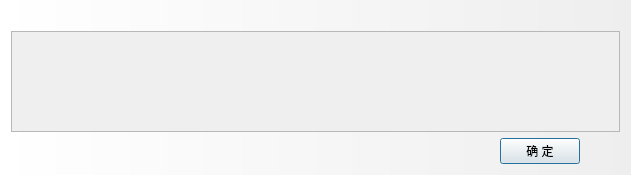
<?xml version="1.0" encoding="UTF-8"?>
<ui version="4.0">
 <class>MnMessageDialog</class>
 <widget class="QDialog" name="MnMessageDialog">
  <property name="geometry">
   <rect>
    <x>0</x>
    <y>0</y>
    <width>631</width>
    <height>175</height>
   </rect>
  </property>
  <property name="windowTitle">
   <string>Dialog</string>
  </property>
  <property name="styleSheet">
   <string notr="true">QDialog#MnMessageDialog{
background:qlineargradient(spread:pad,x1:0,y1:0,x2:1,y2:0,stop:0 #FFFFFF,stop:1 #EEEEEE);
}</string>
  </property>
  <layout class="QVBoxLayout" name="verticalLayout">
   <item>
    <spacer name="horizontalSpacer">
     <property name="orientation">
      <enum>Qt::Horizontal</enum>
     </property>
     <property name="sizeHint" stdset="0">
      <size>
       <width>40</width>
       <height>20</height>
      </size>
     </property>
    </spacer>
   </item>
   <item>
    <widget class="QTextEdit" name="textEdit">
     <property name="enabled">
      <bool>false</bool>
     </property>
    </widget>
   </item>
   <item>
    <layout class="QHBoxLayout" name="horizontalLayout">
     <item>
      <spacer name="horizontalSpacer_2">
       <property name="orientation">
        <enum>Qt::Horizontal</enum>
       </property>
       <property name="sizeHint" stdset="0">
        <size>
         <width>40</width>
         <height>20</height>
        </size>
       </property>
      </spacer>
     </item>
     <item>
      <widget class="QPushButton" name="pushButton">
       <property name="text">
        <string> 确 定 </string>
       </property>
      </widget>
     </item>
     <item>
      <spacer name="horizontalSpacer_3">
       <property name="orientation">
        <enum>Qt::Horizontal</enum>
       </property>
       <property name="sizeType">
        <enum>QSizePolicy::Fixed</enum>
       </property>
       <property name="sizeHint" stdset="0">
        <size>
         <width>40</width>
         <height>20</height>
        </size>
       </property>
      </spacer>
     </item>
    </layout>
   </item>
  </layout>
 </widget>
 <resources/>
 <connections/>
</ui>
